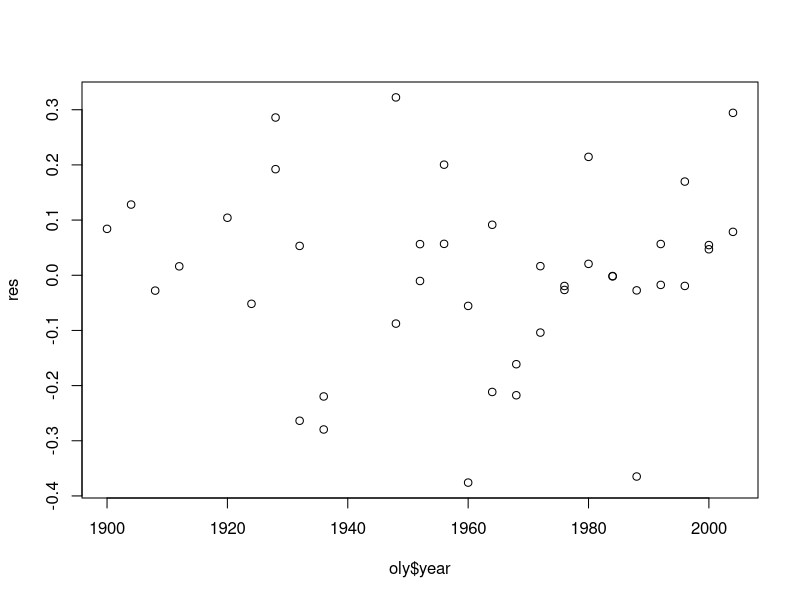
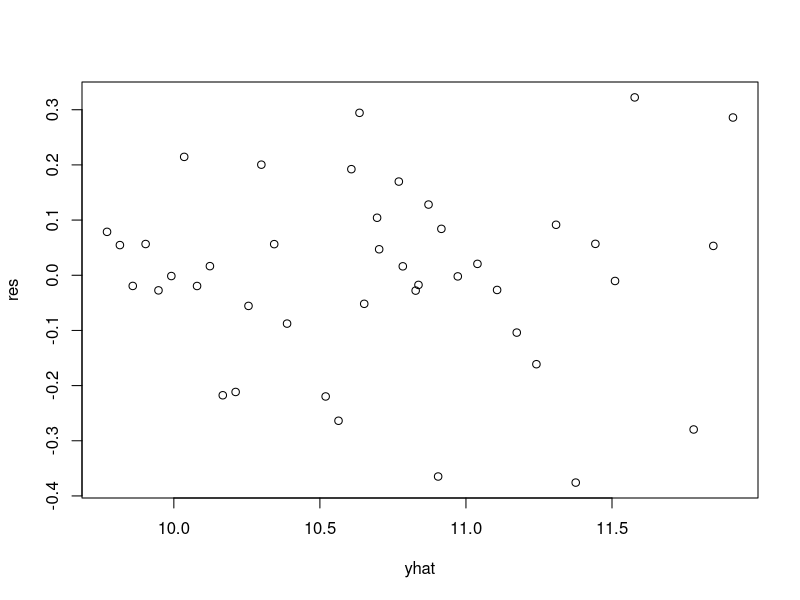
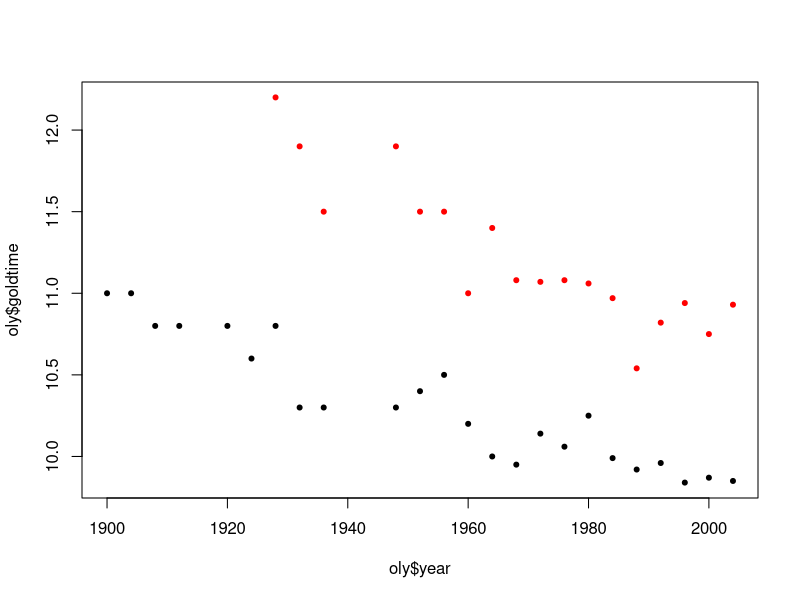
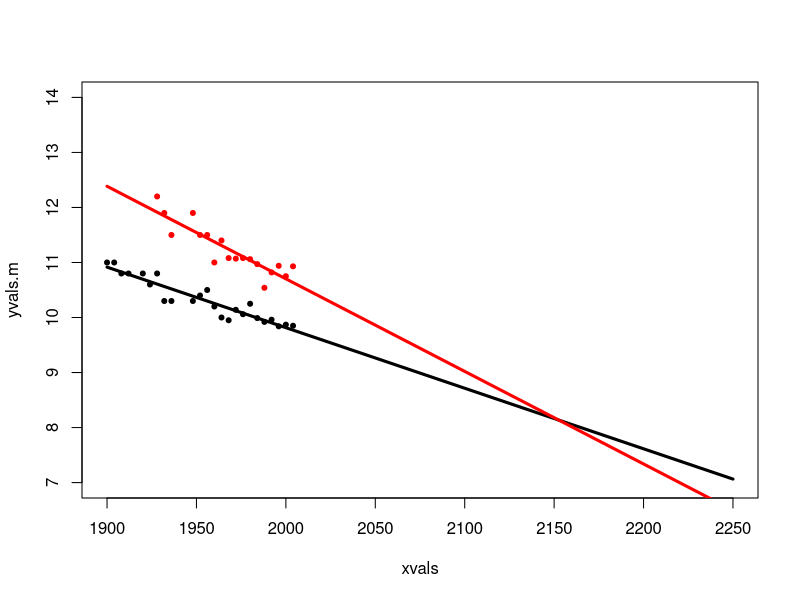
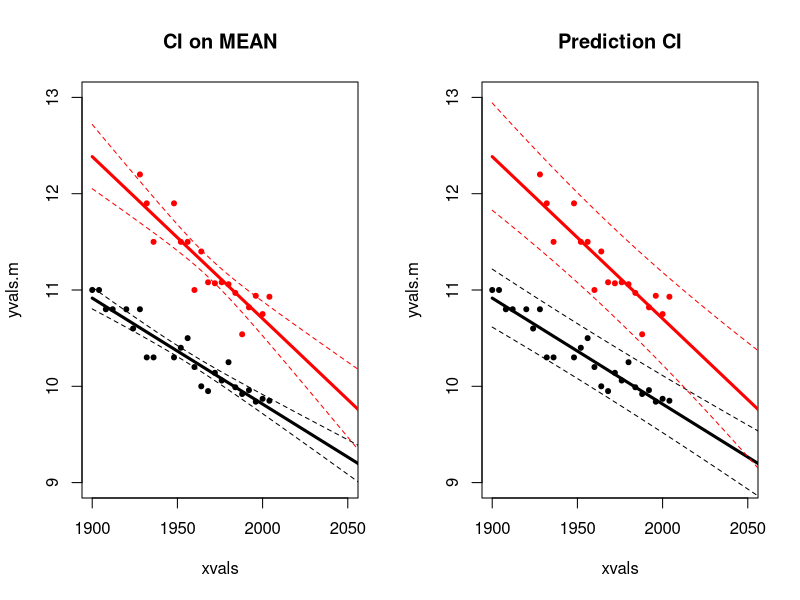
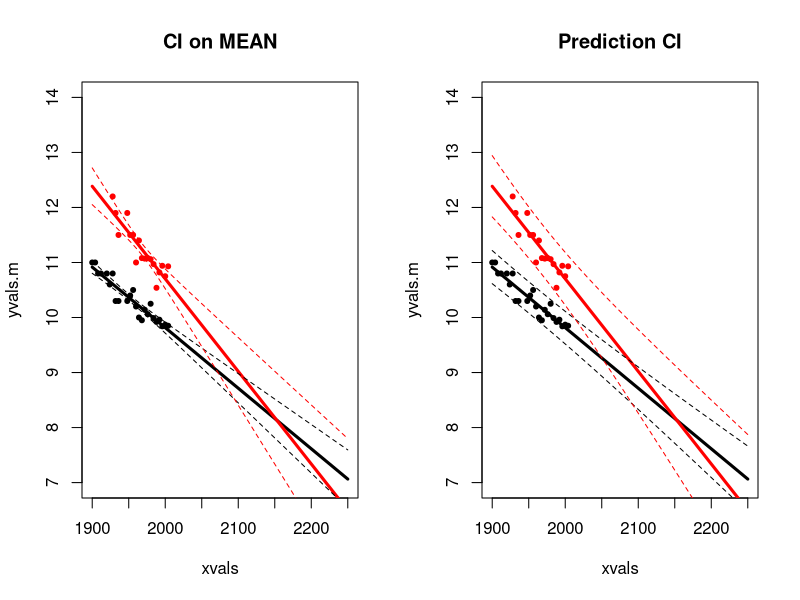

R code for these plots, in order:
oly=read.csv("Olympics.csv")
str(oly)

fit=lm(goldtime~year*gender,data=oly)
summary(fit)
yhat=fit$fitted
res=fit$res

plot(oly$year,res)
plot(yhat,res)




idx.M=which(oly$gender=="M")
col=rep("red",nrow(oly))
col[idx.M] <- "black"

plot(oly$year,oly$goldtime,col=col,pch=20)


##
## regression line for men / women
##

oly.m=oly[idx.M,]
oly.w=oly[-idx.M,]

fit.m=lm(goldtime~year,data=oly.m)
fit.w=lm(goldtime~year,data=oly.w)

xvals=1900:2250
xvals.df=data.frame(year=xvals)
yvals.m=predict(fit.m,newdata=xvals.df)
yvals.w=predict(fit.w,newdata=xvals.df)


plot(xvals,yvals.m,type="l",col="black",lwd=3,ylim=c(7,14))
points(xvals,yvals.w,type="l",col="red",lwd=3,ylim=c(7,14))
points(oly$year,oly$goldtime,col=col,pch=20)


##
## 95% CI of mean (pointwise confidence band)
##

X.m=cbind(1,oly.m$year)
X.w=cbind(1,oly.w$year)

XtX.inv.m=solve(t(X.m)%*%X.m)
XtX.inv.w=solve(t(X.w)%*%X.w)


sigma.hat.m=summary(fit.m)$sigma
sigma.hat.w=summary(fit.w)$sigma

X.unobs=cbind(1,xvals)
se.pred.m=rep(0,length(xvals))
for(i in 1:length(se.pred.m)){
    se.pred.m[i]=sigma.hat.m*sqrt( t(X.unobs[i,])%*%XtX.inv.m%*%X.unobs[i,])
}
se.pred.w=rep(0,length(xvals))
for(i in 1:length(se.pred.w)){
    se.pred.w[i]=sigma.hat.w*sqrt( t(X.unobs[i,])%*%XtX.inv.w%*%X.unobs[i,])
}

n.m=nrow(X.m)
n.w=nrow(X.w)

upper.m=yvals.m+qt(1-.05/2,df=n.m-2)*se.pred.m
lower.m=yvals.m-qt(1-.05/2,df=n.m-2)*se.pred.m

upper.w=yvals.w+qt(1-.05/2,df=n.w-2)*se.pred.w
lower.w=yvals.w-qt(1-.05/2,df=n.w-2)*se.pred.w


##
## Now 95% prediction interval
##

X.unobs=cbind(1,xvals)
se.pred.m=rep(0,length(xvals))
for(i in 1:length(se.pred.m)){
    se.pred.m[i]=sigma.hat.m*sqrt(1+ t(X.unobs[i,])%*%XtX.inv.m%*%X.unobs[i,])
}
se.pred.w=rep(0,length(xvals))
for(i in 1:length(se.pred.w)){
    se.pred.w[i]=sigma.hat.w*sqrt(1+ t(X.unobs[i,])%*%XtX.inv.w%*%X.unobs[i,])
}

n.m=nrow(X.m)
n.w=nrow(X.w)

upper.pred.m=yvals.m+qt(1-.05/2,df=n.m-2)*se.pred.m
lower.pred.m=yvals.m-qt(1-.05/2,df=n.m-2)*se.pred.m

upper.pred.w=yvals.w+qt(1-.05/2,df=n.w-2)*se.pred.w
lower.pred.w=yvals.w-qt(1-.05/2,df=n.w-2)*se.pred.w

##
## Plot both
##

par(mfrow=c(1,2))
plot(xvals,yvals.m,type="l",col="black",lwd=3,xlim=c(1900,2050),ylim=c(9,13),main="CI on MEAN")
points(xvals,yvals.w,type="l",col="red",lwd=3)
points(oly$year,oly$goldtime,col=col,pch=20)
points(xvals,upper.m,type="l",lty=2,col="black",lwd=1,ylim=c(7,14))
points(xvals,lower.m,type="l",lty=2,col="black",lwd=1,ylim=c(7,14))
points(xvals,upper.w,type="l",lty=2,col="red",lwd=1,ylim=c(7,14))
points(xvals,lower.w,type="l",lty=2,col="red",lwd=1,ylim=c(7,14))

plot(xvals,yvals.m,type="l",col="black",lwd=3,xlim=c(1900,2050),ylim=c(9,13),main="Prediction CI")
points(xvals,yvals.w,type="l",col="red",lwd=3)
points(oly$year,oly$goldtime,col=col,pch=20)
points(xvals,upper.pred.m,type="l",lty=2,col="black",lwd=1,ylim=c(7,14))
points(xvals,lower.pred.m,type="l",lty=2,col="black",lwd=1,ylim=c(7,14))
points(xvals,upper.pred.w,type="l",lty=2,col="red",lwd=1,ylim=c(7,14))
points(xvals,lower.pred.w,type="l",lty=2,col="red",lwd=1,ylim=c(7,14))

##
## Predicting into the future
##

par(mfrow=c(1,2))
plot(xvals,yvals.m,type="l",col="black",lwd=3,ylim=c(7,14),main="CI on MEAN")
points(xvals,yvals.w,type="l",col="red",lwd=3)
points(oly$year,oly$goldtime,col=col,pch=20)
points(xvals,upper.m,type="l",lty=2,col="black",lwd=1,ylim=c(7,14))
points(xvals,lower.m,type="l",lty=2,col="black",lwd=1,ylim=c(7,14))
points(xvals,upper.w,type="l",lty=2,col="red",lwd=1,ylim=c(7,14))
points(xvals,lower.w,type="l",lty=2,col="red",lwd=1,ylim=c(7,14))

plot(xvals,yvals.m,type="l",col="black",lwd=3,ylim=c(7,14),main="Prediction CI")
points(xvals,yvals.w,type="l",col="red",lwd=3)
points(oly$year,oly$goldtime,col=col,pch=20)
points(xvals,upper.pred.m,type="l",lty=2,col="black",lwd=1,ylim=c(7,14))
points(xvals,lower.pred.m,type="l",lty=2,col="black",lwd=1,ylim=c(7,14))
points(xvals,upper.pred.w,type="l",lty=2,col="red",lwd=1,ylim=c(7,14))
points(xvals,lower.pred.w,type="l",lty=2,col="red",lwd=1,ylim=c(7,14))




